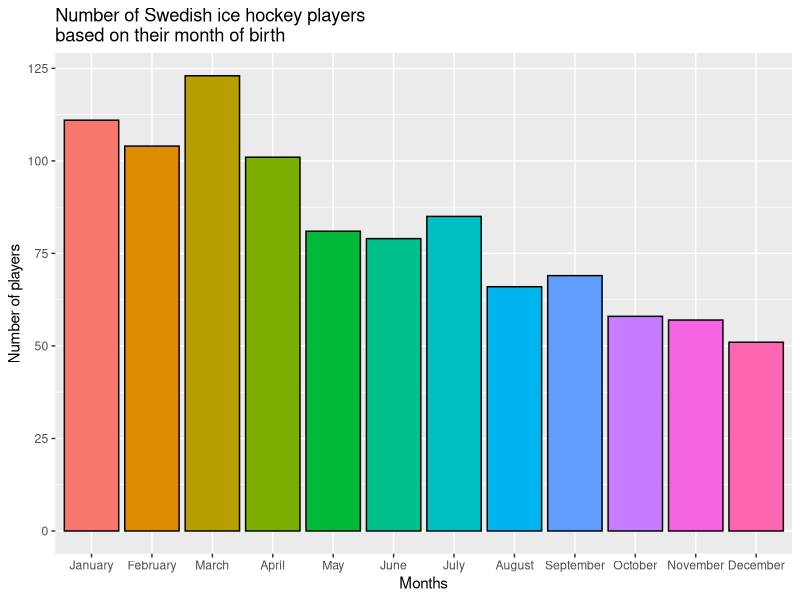
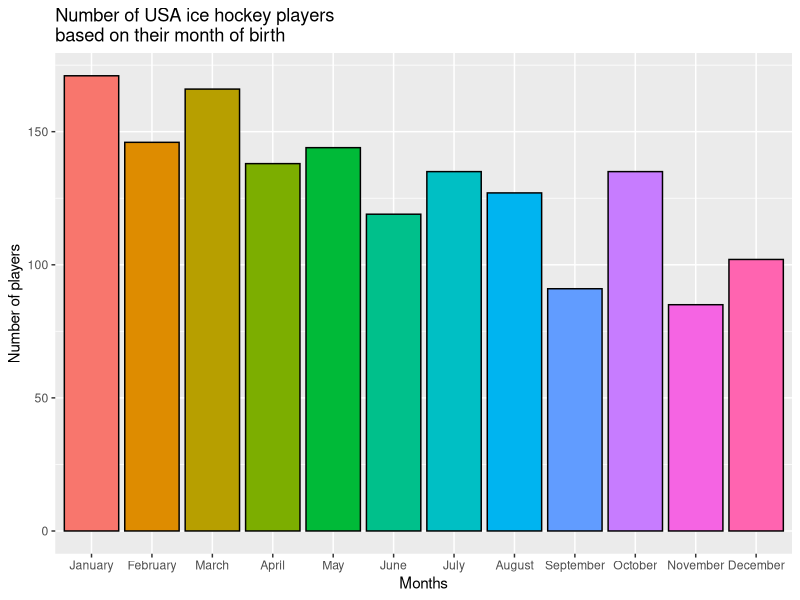
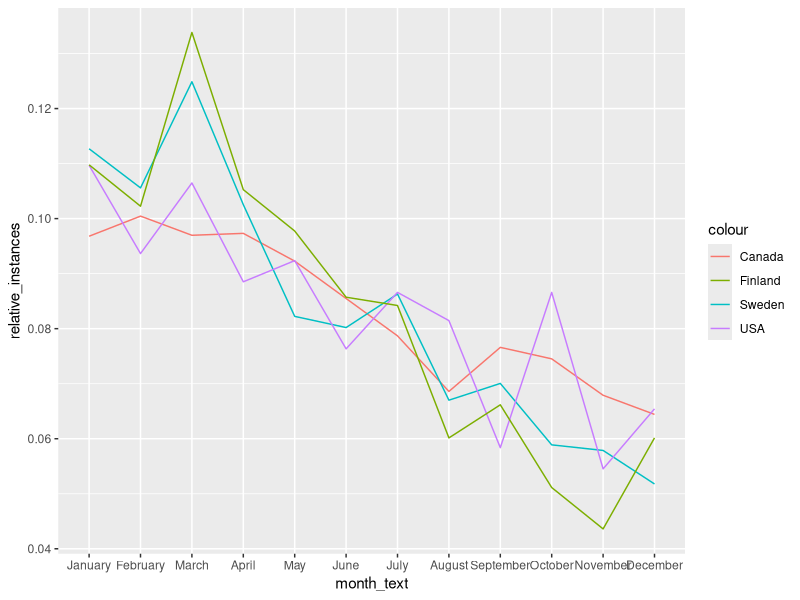

R code for these plots, in order:
setwd("C:/Users/Reina Borst/Desktop/UCU sem 4/Data Analysis for LAS/Group Project")
library(tidyverse)
library(plyr)

#Select only Canada in CLI
finland2 <- read.csv('finland_only2.csv')

#Make sure birth dates are recognised as dates
finland_adapted <- finland2 %>%
  mutate(
    dates = as.Date(birthDate),
    months = format(dates,'%m')
  )

finland_adapted$months <- revalue(finland_adapted$months, c("01"="1"))
finland_adapted$months <- revalue(finland_adapted$months, c("02"="2"))
finland_adapted$months <- revalue(finland_adapted$months, c("03"="3"))
finland_adapted$months <- revalue(finland_adapted$months, c("04"="4"))
finland_adapted$months <- revalue(finland_adapted$months, c("05"="5"))
finland_adapted$months <- revalue(finland_adapted$months, c("06"="6"))
finland_adapted$months <- revalue(finland_adapted$months, c("07"="7"))
finland_adapted$months <- revalue(finland_adapted$months, c("08"="8"))
finland_adapted$months <- revalue(finland_adapted$months, c("09"="9"))

finland_adapted2 <- finland_adapted %>%
  mutate(
    month_text = case_when(
      months == 1 ~ 'January',
      months == 2 ~ 'February',
      months == 3 ~ 'March',
      months == 4 ~ 'April',
      months == 5 ~ 'May',
      months == 6 ~ 'June',
      months == 7 ~ 'July',
      months == 8 ~ 'August',
      months == 9 ~ 'September',
      months == 10 ~ 'October',
      months == 11 ~ 'November',
      months == 12 ~ 'December'
    )
  )

finland_adapted2$abbmonths <- factor(finland_adapted2$month_text, levels = c("January", "February", "March", "April", "May", "June", "July", "August", "September", "October", "November", "December"))

#Select only Canada in CLI
sweden2 <- read.csv('sweden_only2.csv')

#Make sure birth dates are recognised as dates
sweden_adapted <- sweden2 %>%
  mutate(
    dates = as.Date(birthDate),
    months = format(dates,'%m')
  )

sweden_adapted$months <- revalue(sweden_adapted$months, c("01"="1"))
sweden_adapted$months <- revalue(sweden_adapted$months, c("02"="2"))
sweden_adapted$months <- revalue(sweden_adapted$months, c("03"="3"))
sweden_adapted$months <- revalue(sweden_adapted$months, c("04"="4"))
sweden_adapted$months <- revalue(sweden_adapted$months, c("05"="5"))
sweden_adapted$months <- revalue(sweden_adapted$months, c("06"="6"))
sweden_adapted$months <- revalue(sweden_adapted$months, c("07"="7"))
sweden_adapted$months <- revalue(sweden_adapted$months, c("08"="8"))
sweden_adapted$months <- revalue(sweden_adapted$months, c("09"="9"))

sweden_adapted2 <- sweden_adapted %>%
  mutate(
    month_text = case_when(
      months == 1 ~ 'January',
      months == 2 ~ 'February',
      months == 3 ~ 'March',
      months == 4 ~ 'April',
      months == 5 ~ 'May',
      months == 6 ~ 'June',
      months == 7 ~ 'July',
      months == 8 ~ 'August',
      months == 9 ~ 'September',
      months == 10 ~ 'October',
      months == 11 ~ 'November',
      months == 12 ~ 'December'
    )
  )

sweden_adapted2$abbmonths <- factor(sweden_adapted2$month_text, levels = c("January", "February", "March", "April", "May", "June", "July", "August", "September", "October", "November", "December"))

ggplot() +
  geom_bar(data=sweden_adapted2, mapping=aes(x=abbmonths, fill=abbmonths), colour='black') +
  scale_fill_brewer(palette="Set3") +
  scale_fill_discrete(name="Months") +
  theme(legend.position = "none") +
  labs(title = "Number of Swedish ice hockey players \nbased on their month of birth", x = "Months", y = "Number of players")

us2 <- read.csv('us_only2.csv')

#Make sure birth dates are recognised as dates
us_adapted <- us2 %>%
  mutate(
    dates = as.Date(birthDate),
    months = format(dates,'%m')
  )

us_adapted$months <- revalue(us_adapted$months, c("01"="1"))
us_adapted$months <- revalue(us_adapted$months, c("02"="2"))
us_adapted$months <- revalue(us_adapted$months, c("03"="3"))
us_adapted$months <- revalue(us_adapted$months, c("04"="4"))
us_adapted$months <- revalue(us_adapted$months, c("05"="5"))
us_adapted$months <- revalue(us_adapted$months, c("06"="6"))
us_adapted$months <- revalue(us_adapted$months, c("07"="7"))
us_adapted$months <- revalue(us_adapted$months, c("08"="8"))
us_adapted$months <- revalue(us_adapted$months, c("09"="9"))

us_adapted2 <- us_adapted %>%
  mutate(
    month_text = case_when(
      months == 1 ~ 'January',
      months == 2 ~ 'February',
      months == 3 ~ 'March',
      months == 4 ~ 'April',
      months == 5 ~ 'May',
      months == 6 ~ 'June',
      months == 7 ~ 'July',
      months == 8 ~ 'August',
      months == 9 ~ 'September',
      months == 10 ~ 'October',
      months == 11 ~ 'November',
      months == 12 ~ 'December'
    )
  )

us_adapted2$abbmonths <- factor(us_adapted2$month_text, levels = c("January", "February", "March", "April", "May", "June", "July", "August", "September", "October", "November", "December"))

ggplot() +
  geom_bar(data=us_adapted2, mapping=aes(x=abbmonths, fill=abbmonths), colour='black') +
  scale_fill_brewer(palette="Set3") +
  scale_fill_discrete(name="Months") +
  theme(legend.position = "none") +
  labs(title = "Number of USA ice hockey players \nbased on their month of birth", x = "Months", y = "Number of players")

setwd("C:/Users/Reina Borst/Desktop/UCU sem 4/Data Analysis for LAS/Group Project")
library(tidyverse)
library(plyr)

#Select only Canada in CLI
canadians2 <- read.csv('new_canada_only2.csv')

#Make sure birth dates are recognised as dates
canadians_adapted <- canadians2 %>% 
  mutate(
    dates = as.Date(birthDate),
    months = format(dates,'%m')
  )
canadians_adapted <- canadians_adapted %>%
  mutate( 
    month_text = case_when( 
      months == '01' ~ 'January', 
      months == '02' ~ 'February', 
      months == '03' ~ 'March', 
      months == '04' ~ 'April', 
      months == '05' ~ 'May', 
      months == '06' ~ 'June', 
      months == '07' ~ 'July', 
      months == '08' ~ 'August', 
      months == '09' ~ 'September', 
      months == '10' ~ 'October', 
      months == '11' ~ 'November', 
      months == '12' ~ 'December' 
    ) 
  )

canadians_adapted$month_text <- factor(canadians_adapted$month_text, levels = c("January", "February", "March", "April", "May", "June", "July", "August", "September", "October", "November", "December"))

canadians_relative <- canadians_adapted %>%
  group_by(month_text) %>%
  dplyr::summarize(n_instances = n()) %>%
  ungroup() %>%
  mutate(
    total_instances = sum(n_instances),
    relative_instances = n_instances/total_instances
  )

finland_relative <- finland_adapted2 %>%
  group_by(month_text) %>%
  dplyr::summarize(n_instances = n()) %>%
  ungroup() %>%
  mutate(
    total_instances = sum(n_instances),
    relative_instances = n_instances/total_instances
  )

sweden_relative <- sweden_adapted2 %>%
  group_by(month_text) %>%
  dplyr::summarize(n_instances = n()) %>%
  ungroup() %>%
  mutate(
    total_instances = sum(n_instances),
    relative_instances = n_instances/total_instances
  )    
us_relative <- us_adapted2 %>%
      group_by(month_text) %>%
      dplyr::summarize(n_instances = n()) %>%
      ungroup() %>%
      mutate(
        total_instances = sum(n_instances),
        relative_instances = n_instances/total_instances
  )

ggplot() +
  geom_line(
    canadians_relative,
    mapping = aes(x=month_text, y=relative_instances, group="trivial", color = 'Canada')
  ) +
  geom_line(
    sweden_relative,
    mapping = aes(x=month_text, y=relative_instances, group="trivial", color = 'Sweden')
  ) +
  geom_line(
    us_relative,
    mapping = aes(x=month_text, y=relative_instances, group="trivial", color = 'USA')
  ) +
  geom_line(
    finland_relative,
    mapping = aes(x=month_text, y=relative_instances, group="trivial", color = 'Finland')
  )

